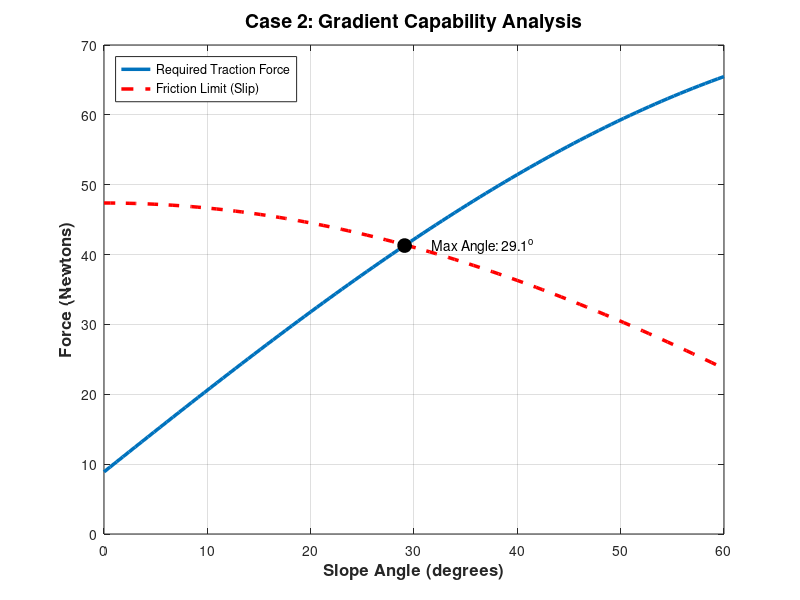

Reproduce this figure in MATLAB. (Note: this script raises an error after producing the figure.)
%% CASE 2: GRADIENT ANALYSIS & MAX ANGLE
% Objective: Find the maximum slope the robot can climb without slipping.
clear; clc; close all;

%% 1. SYSTEM PARAMETERS
m_total = 6.9;      % [kg] Total Mass
r       = 0.065;    % [m] Wheel Radius
g       = 9.81;
Crr     = 0.06;     % Rolling Resistance (Rough terrain)
mu      = 0.7;      % Friction Coefficient (Rubber/Concrete)
a_lin   = 0.7;      % [m/s^2] Acceleration (From Case 1 Design)

%% 2. ANGLE SWEEP (0 to 60 degrees)
theta_deg = linspace(0, 60, 100);
theta_rad = deg2rad(theta_deg);

% --- FORCE CALCULATIONS ---
% 1. Inertial Force (F = ma) - Constant
F_inertia = m_total * a_lin;

% 2. Rolling Resistance (F = C_rr * N) - Decreases as slope increases
% Normal force N changes with cos(theta)
N_force = m_total * g * cos(theta_rad);
F_roll = N_force * Crr;

% 3. Gravitational Force (F = mg sin(theta)) - Increases with angle
F_gravity = m_total * g * sin(theta_rad);

% TOTAL REQUIRED TRACTION FORCE
F_total_req = F_inertia + F_roll + F_gravity;

% --- TRACTION LIMIT CHECK ---
% Max Force the tires can output before slipping (F = mu * N)
F_traction_limit = mu * N_force; 

%% 3. FIND MAX CLIMBABLE ANGLE
% Find the point where Required Force > Traction Limit
fail_index = find(F_total_req > F_traction_limit, 1);

if ~isempty(fail_index)
    max_angle = theta_deg(fail_index - 1);
    F_max_needed = F_total_req(fail_index - 1);
else
    max_angle = 60;
    F_max_needed = F_total_req(end);
end

fprintf('=== SLOPE ANALYSIS RESULTS ===\n');
fprintf('Acceleration Used: %.2f m/s^2\n', a_lin);
fprintf('Max Feasible Angle (before slip): %.1f degrees\n', max_angle);
fprintf('Total Traction Force at Max Angle: %.2f N\n', F_max_needed);

% Calculate Torque at this Max Angle (Just for your reference)
T_at_max = (21 * r) / 4; 
fprintf('Torque Required at Max Angle: %.3f N.m per motor\n', T_at_max);

%% 4. PLOTTING THE PHYSICS
figure('Color','w');
plot(theta_deg, F_total_req, 'LineWidth', 2.5, 'Color', [0 0.447 0.741]); % Blue Line
hold on;
plot(theta_deg, F_traction_limit, '--r', 'LineWidth', 2.5); % Red Dashed Line

% Mark the intersection
plot(max_angle, F_max_needed, 'ko', 'MarkerSize', 10, 'MarkerFaceColor', 'k');
text(max_angle+2, F_max_needed, sprintf('  Max Angle: %.1f^o', max_angle), 'FontSize', 10);

grid on;
legend('Required Traction Force', 'Friction Limit (Slip)', 'Location', 'NorthWest');
xlabel('Slope Angle (degrees)', 'FontSize', 12, 'FontWeight', 'bold');
ylabel('Force (Newtons)', 'FontSize', 12, 'FontWeight', 'bold');
title('Case 2: Gradient Capability Analysis', 'FontSize', 14);
subtitle('Intersection determines the physical limit of the robot');